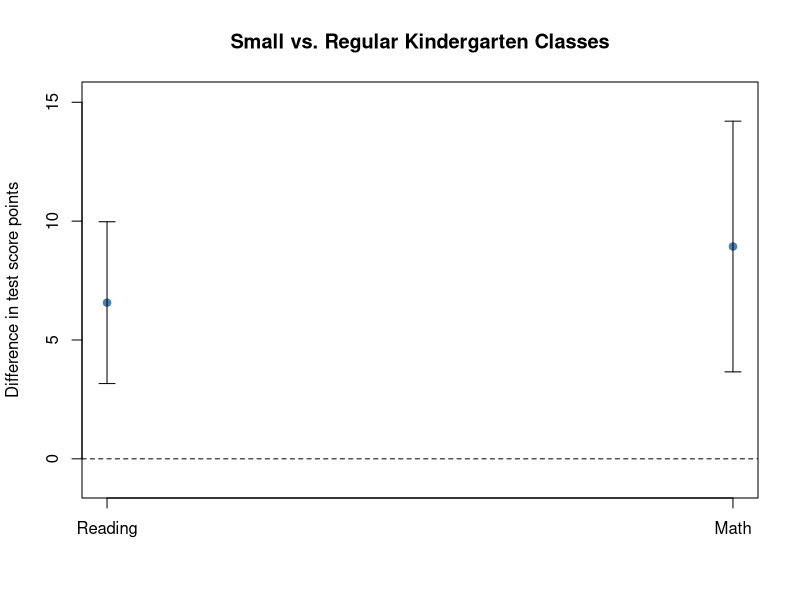

Source code (R):
# Project STAR: class size and kindergarten test scores

library(lmtest)
library(sandwich)

# Load the data
data("STAR", package = "AER")

# Look at the full dataset
dim(STAR)
table(STAR$stark, useNA = "ifany")

# Keep students with a recorded kindergarten class type
star_k <- STAR[!is.na(STAR$stark), ]

# Use regular classes as the comparison group
star_k$stark <- relevel(star_k$stark, ref = "regular")

# Check the sample
nrow(star_k)

# Check missing test scores
sum(is.na(star_k$readk))
sum(is.na(star_k$mathk))

# Summarize scores
summary(star_k$readk)
summary(star_k$mathk)

# Average scores by class type
tapply(star_k$readk, star_k$stark, mean, na.rm = TRUE)
tapply(star_k$mathk, star_k$stark, mean, na.rm = TRUE)

# Share missing a score in each class type
tapply(is.na(star_k$readk), star_k$stark, mean)
tapply(is.na(star_k$mathk), star_k$stark, mean)


# Student characteristics

table(star_k$stark, star_k$gender, useNA = "ifany")
prop.table(table(star_k$stark, star_k$gender), 1) * 100

table(star_k$stark, star_k$ethnicity, useNA = "ifany")
prop.table(table(star_k$stark, star_k$ethnicity), 1) * 100

# Check missing characteristics
sum(is.na(star_k$gender))
sum(is.na(star_k$ethnicity))

# Create indicators for the balance checks
star_k$female <- as.numeric(star_k$gender == "female")
star_k$afam <- as.numeric(star_k$ethnicity == "afam")

# Compare student characteristics within schools
gender_check <- lm(female ~ stark + schoolidk, data = star_k)
ethnicity_check <- lm(afam ~ stark + schoolidk, data = star_k)

# Show the first three coefficients
coef(summary(gender_check))[1:3, ]
coef(summary(ethnicity_check))[1:3, ]


# Basic test-score models

reading_model <- lm(readk ~ stark, data = star_k)
math_model <- lm(mathk ~ stark, data = star_k)

summary(reading_model)
summary(math_model)


# Add school fixed effects

reading_school <- lm(readk ~ stark + schoolidk, data = star_k)
math_school <- lm(mathk ~ stark + schoolidk, data = star_k)

# Check sample sizes
nobs(reading_school)
nobs(math_school)

# Cluster standard errors by school
reading_se <- vcovCL(reading_school, cluster = ~ schoolidk)
math_se <- vcovCL(math_school, cluster = ~ schoolidk)

# Count schools in each model
reading_schools <- length(unique(model.frame(reading_school)$schoolidk))
math_schools <- length(unique(model.frame(math_school)$schoolidk))

# Get results with clustered standard errors
reading_results <- coeftest(
  reading_school,
  vcov. = reading_se,
  df = reading_schools - 1
)

math_results <- coeftest(
  math_school,
  vcov. = math_se,
  df = math_schools - 1
)

# Show class-type results
reading_results[1:3, ]
math_results[1:3, ]


# Add gender and ethnicity

reading_controls <- lm(
  readk ~ stark + gender + ethnicity + schoolidk,
  data = star_k
)

math_controls <- lm(
  mathk ~ stark + gender + ethnicity + schoolidk,
  data = star_k
)

# Compare the small-class estimates
coef(reading_school)["starksmall"]
coef(reading_controls)["starksmall"]

coef(math_school)["starksmall"]
coef(math_controls)["starksmall"]

# Check sample sizes with and without controls
nobs(reading_school)
nobs(reading_controls)

nobs(math_school)
nobs(math_controls)


# Save results

dir.create("outputs", showWarnings = FALSE)

results <- data.frame(
  outcome = c("Reading", "Reading", "Math", "Math"),
  comparison = c(
    "Small vs regular",
    "Aide vs regular",
    "Small vs regular",
    "Aide vs regular"
  ),
  estimate = c(
    reading_results[2:3, 1],
    math_results[2:3, 1]
  ),
  standard_error = c(
    reading_results[2:3, 2],
    math_results[2:3, 2]
  ),
  p_value = c(
    reading_results[2:3, 4],
    math_results[2:3, 4]
  )
)

write.csv(results, "outputs/first_results.csv", row.names = FALSE)
saveRDS(star_k, "outputs/kindergarten_data.rds")

# Save R and package versions
capture.output(sessionInfo(), file = "outputs/session_info.txt")


# Make a figure for small vs regular classes

estimates <- c(
  coef(reading_school)["starksmall"],
  coef(math_school)["starksmall"]
)

standard_errors <- c(
  sqrt(diag(reading_se))["starksmall"],
  sqrt(diag(math_se))["starksmall"]
)

# Calculate 95% confidence intervals
critical_values <- c(
  qt(0.975, df = reading_schools - 1),
  qt(0.975, df = math_schools - 1)
)

lower <- estimates - critical_values * standard_errors
upper <- estimates + critical_values * standard_errors

# Save the figure
png("outputs/class_size_results.png", width = 900, height = 600)

plot(
  estimates,
  ylim = c(min(0, lower) - 1, max(upper) + 1),
  xaxt = "n",
  xlab = "",
  ylab = "Difference in test score points",
  main = "Small vs. Regular Kindergarten Classes",
  pch = 19,
  col = "steelblue"
)

axis(1, at = 1:2, labels = c("Reading", "Math"))

arrows(
  1:2, lower, 1:2, upper,
  angle = 90,
  code = 3,
  length = 0.08
)

abline(h = 0, lty = 2)

dev.off()

# Check the project folder
getwd()

# Use the same reading sample for both models
reading_sample <- star_k[
  complete.cases(
    star_k$readk,
    star_k$stark,
    star_k$schoolidk,
    star_k$gender,
    star_k$ethnicity
  ),
]

# Reading models with and without controls
reading_same_sample <- lm(
  readk ~ stark + schoolidk,
  data = reading_sample
)

reading_same_controls <- lm(
  readk ~ stark + gender + ethnicity + schoolidk,
  data = reading_sample
)

# Compare small-class estimates
coef(reading_same_sample)["starksmall"]
coef(reading_same_controls)["starksmall"]

nobs(reading_same_sample)
nobs(reading_same_controls)


# Use the same math sample for both models
math_sample <- star_k[
  complete.cases(
    star_k$mathk,
    star_k$stark,
    star_k$schoolidk,
    star_k$gender,
    star_k$ethnicity
  ),
]

# Math models with and without controls
math_same_sample <- lm(
  mathk ~ stark + schoolidk,
  data = math_sample
)

math_same_controls <- lm(
  mathk ~ stark + gender + ethnicity + schoolidk,
  data = math_sample
)

# Compare small-class estimates
coef(math_same_sample)["starksmall"]
coef(math_same_controls)["starksmall"]

nobs(math_same_sample)
nobs(math_same_controls)

# Save the same-sample comparison
control_check <- data.frame(
  outcome = c("Reading", "Math"),
  without_controls = c(
    coef(reading_same_sample)["starksmall"],
    coef(math_same_sample)["starksmall"]
  ),
  with_controls = c(
    coef(reading_same_controls)["starksmall"],
    coef(math_same_controls)["starksmall"]
  ),
  observations = c(
    nobs(reading_same_sample),
    nobs(math_same_sample)
  )
)

write.csv(
  control_check,
  "outputs/control_check.csv",
  row.names = FALSE
)
